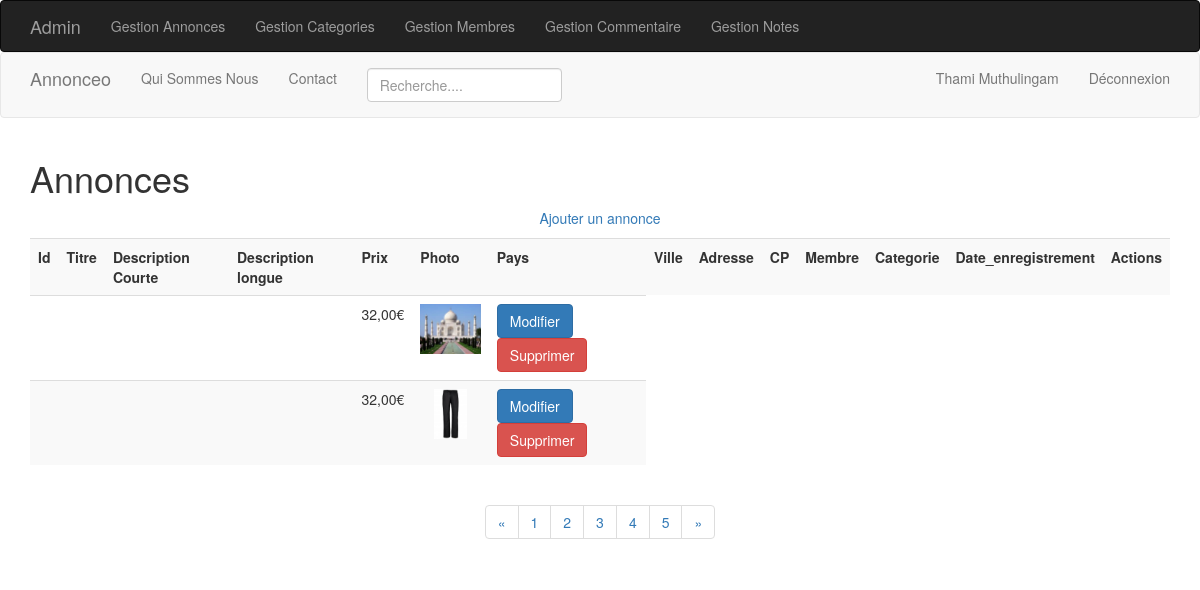
/admin/fonts/annonces.php (signed in), run on the app's committed database.
### tables this page shows
CREATE TABLE `annonce` (
  `id_annonce` int(3) NOT NULL,
  `titre` varchar(255) NOT NULL,
  `description_courte` varchar(255) NOT NULL,
  `description_longue` text NOT NULL,
  `prix` float NOT NULL,
  `photo` varchar(255) DEFAULT NULL,
  `pays` varchar(45) DEFAULT NULL,
  `ville` varchar(45) DEFAULT NULL,
  `adresse` varchar(255) DEFAULT NULL,
  `cp` int(5) DEFAULT NULL,
  `date_enregistrement` datetime DEFAULT NULL,
  `membre_id` int(3) DEFAULT NULL,
  `photo_id` int(3) DEFAULT NULL,
  `categorie_id` int(3) DEFAULT NULL
);

### admin/fonts/annonces.php (the view, shortened to what this page needs)
<?php
include '../include/init.php';
$nbProduitsParPage = 2;
$query = 'SELECT COUNT(*) FROM annonce';
$stmt = $pdo->query($query);
$nbAnnonces = $stmt->fetchColumn();
$nbPages = ceil($nbAnnonces / $nbProduitsParPage);
$page = isset($_GET['page']) ? $_GET['page'] : 1;
$limit = $nbProduitsParPage;
$offset = ($page - 1) * $nbProduitsParPage;
$query = 'SELECT a.*, p.*'
	. ' FROM annonce a'
	. ' JOIN photo p ON p.id_photo = a.photo_id'
	. ' ORDER BY date_enregistrement'
	. ' LIMIT ' . $limit
	. ' OFFSET ' . $offset
;
$stmt = $pdo->query($query);
$annonces = $stmt->fetchAll();
include '../layout/top.php';
?>
<h1>Annonces</h1>
<p class="text-center">
	<a href="annonce-edit.php">Ajouter un annonce</a>
</p>
<table class="table table-striped">
	<tr>
		<th>Id</th>
		<th>Titre</th>
		<th>Description Courte</th>
		<th>Description longue</th>
		<th>Prix</th>
		<th>Photo</th>
		<th>Pays</th>
		<th>Ville</th>
		<th>Adresse</th>
		<th>CP</th>
		<th>Membre</th>
		<th>Categorie</th>
		<th>Date_enregistrement</th>
		<th>Actions</th>
	</tr>
	<?php
	foreach ($annonces as $annonce) :
	?>
		<tr>
			<td><?= $annonce['id']; ?></td>
			<td><?= $annonce['nom']; ?></td>
			<td><?= nl2br($annonce['description']); ?></td>
			<td><?= $annonce['nom_categorie']; ?></td>
			<td><?= number_format($annonce['prix'], 2, ',', ' ') . '€'; ?></td>
			<td align="center">
			<?php
			if (!empty($annonce['photo'])) :
			?>
				<img src="<?= PHOTO_WEB . $annonce['photo']; ?>" height="50px">
			<?php
			else :
				echo '-';
			endif;
			?>
			</td>
			<td>
				<a class="btn btn-primary" href="annonce-edit.php?id_annonce=<?= $produit['id_annonce']; ?>">Modifier</a>
				<a class="btn btn-danger" href="annonce-delete.php?id_annonce=<?= $produit['id_annonce']; ?>">Supprimer</a>
			</td>
		</tr>
	<?php
	endforeach;
	?>
</table>
<nav class="text-center" aria-label="Page navigation">
  <ul class="pagination">
    <li>
      <a href="?page=1" aria-label="Previous">
        <span aria-hidden="true">&laquo;</span>
      </a>
    </li>
	<?php
	for ($i = 1; $i <= $nbPages; $i++) :
	?>
    <li><a href="?page=<?= $i; ?>"><?= $i; ?></a></li>
	<?php
	endfor;
	?>
    <li>
      <a href="?page=<?= $nbPages; ?>" aria-label="Next">
        <span aria-hidden="true">&raquo;</span>
      </a>
    </li>
  </ul>
</nav>
<?php
include '../layout/bottom.php';
?>

### data on the page
annonce: prix "32,00", photo (picture)
annonce: prix "32,00", photo (picture)

### other printed values
getUserFullName() "Thami Muthulingam"
